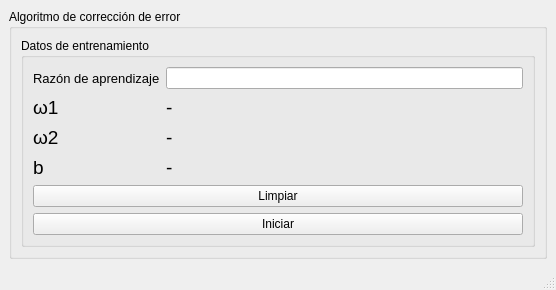
<?xml version="1.0" encoding="UTF-8"?>
<ui version="4.0">
 <class>MainWindow</class>
 <widget class="QMainWindow" name="MainWindow">
  <property name="geometry">
   <rect>
    <x>0</x>
    <y>0</y>
    <width>556</width>
    <height>290</height>
   </rect>
  </property>
  <property name="windowTitle">
   <string>MainWindow</string>
  </property>
  <widget class="QWidget" name="centralwidget">
   <layout class="QGridLayout" name="gridLayout_2">
    <item row="0" column="0">
     <widget class="QGroupBox" name="groupBox">
      <property name="title">
       <string>Algoritmo de corrección de error</string>
      </property>
      <layout class="QGridLayout" name="gridLayout">
       <item row="0" column="1">
        <widget class="QGroupBox" name="groupBox_4">
         <property name="title">
          <string>Datos de entrenamiento</string>
         </property>
         <layout class="QGridLayout" name="gridLayout_3">
          <item row="4" column="2">
           <widget class="QLabel" name="w2_label">
            <property name="font">
             <font>
              <pointsize>14</pointsize>
             </font>
            </property>
            <property name="text">
             <string>-</string>
            </property>
           </widget>
          </item>
          <item row="5" column="2">
           <widget class="QLabel" name="b_label">
            <property name="font">
             <font>
              <pointsize>14</pointsize>
             </font>
            </property>
            <property name="text">
             <string>-</string>
            </property>
           </widget>
          </item>
          <item row="3" column="2">
           <widget class="QLabel" name="w1_label">
            <property name="font">
             <font>
              <pointsize>14</pointsize>
             </font>
            </property>
            <property name="text">
             <string>-</string>
            </property>
           </widget>
          </item>
          <item row="4" column="1">
           <widget class="QLabel" name="label_3">
            <property name="font">
             <font>
              <pointsize>14</pointsize>
             </font>
            </property>
            <property name="text">
             <string>ω2</string>
            </property>
           </widget>
          </item>
          <item row="5" column="1">
           <widget class="QLabel" name="label_4">
            <property name="font">
             <font>
              <pointsize>14</pointsize>
             </font>
            </property>
            <property name="text">
             <string>b</string>
            </property>
           </widget>
          </item>
          <item row="6" column="1" colspan="2">
           <widget class="QPushButton" name="pushButton_2">
            <property name="text">
             <string>Limpiar</string>
            </property>
           </widget>
          </item>
          <item row="7" column="1" colspan="2">
           <widget class="QPushButton" name="begin_button">
            <property name="text">
             <string>Iniciar</string>
            </property>
           </widget>
          </item>
          <item row="0" column="1">
           <widget class="QLabel" name="label">
            <property name="font">
             <font>
              <pointsize>10</pointsize>
             </font>
            </property>
            <property name="text">
             <string>Razón de aprendizaje</string>
            </property>
           </widget>
          </item>
          <item row="0" column="2">
           <widget class="QLineEdit" name="learning_rate"/>
          </item>
          <item row="3" column="1">
           <widget class="QLabel" name="label_2">
            <property name="font">
             <font>
              <pointsize>14</pointsize>
             </font>
            </property>
            <property name="text">
             <string>ω1</string>
            </property>
           </widget>
          </item>
         </layout>
        </widget>
       </item>
       <item row="0" column="0">
        <layout class="QVBoxLayout" name="plot_area"/>
       </item>
      </layout>
     </widget>
    </item>
   </layout>
  </widget>
  <widget class="QMenuBar" name="menubar">
   <property name="geometry">
    <rect>
     <x>0</x>
     <y>0</y>
     <width>556</width>
     <height>21</height>
    </rect>
   </property>
  </widget>
  <widget class="QStatusBar" name="statusbar"/>
 </widget>
 <resources/>
 <connections/>
</ui>
